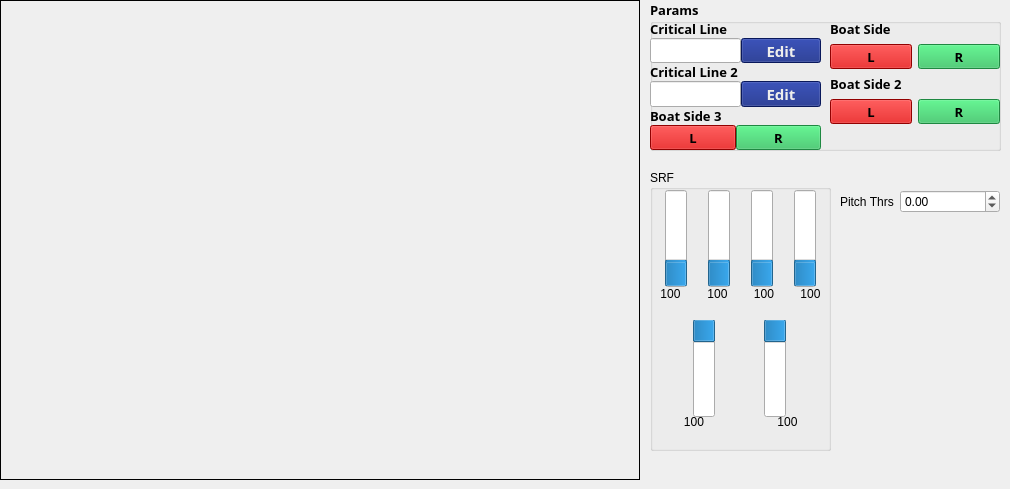
      <widget class="QWidget" name="tab_2">
       <attribute name="title">
        <string>View</string>
       </attribute>
       <widget class="QGroupBox" name="groupBox_4">
        <property name="geometry">
         <rect>
          <x>650</x>
          <y>0</y>
          <width>351</width>
          <height>151</height>
         </rect>
        </property>
        <property name="font">
         <font>
          <family>Ubuntu Condensed</family>
          <pointsize>10</pointsize>
          <weight>75</weight>
          <bold>true</bold>
         </font>
        </property>
        <property name="title">
         <string>Params</string>
        </property>
        <widget class="QWidget" name="verticalLayoutWidget_3">
         <property name="geometry">
          <rect>
           <x>0</x>
           <y>20</y>
           <width>171</width>
           <height>130</height>
          </rect>
         </property>
         <layout class="QVBoxLayout" name="verticalLayout_4">
          <property name="spacing">
           <number>0</number>
          </property>
          <item>
           <widget class="QLabel" name="label_22">
            <property name="font">
             <font>
              <pointsize>10</pointsize>
             </font>
            </property>
            <property name="text">
             <string>Critical Line</string>
            </property>
           </widget>
          </item>
          <item>
           <layout class="QGridLayout" name="gridLayout_4">
            <item row="0" column="1">
             <widget class="QPushButton" name="buttonCritLine">
              <property name="font">
               <font>
                <pointsize>11</pointsize>
               </font>
              </property>
              <property name="styleSheet">
               <string notr="true">:enabled{
background-color: rgb(12, 33, 128);
color:rgb(238, 238, 236);
}</string>
              </property>
              <property name="text">
               <string>Edit</string>
              </property>
             </widget>
            </item>
            <item row="0" column="0">
             <widget class="QLineEdit" name="critLine">
              <property name="font">
               <font>
                <pointsize>11</pointsize>
               </font>
              </property>
             </widget>
            </item>
           </layout>
          </item>
          <item>
           <widget class="QLabel" name="label_26">
            <property name="font">
             <font>
              <pointsize>10</pointsize>
             </font>
            </property>
            <property name="text">
             <string>Critical Line 2</string>
            </property>
           </widget>
          </item>
          <item>
           <layout class="QGridLayout" name="gridLayout_5">
            <item row="0" column="1">
             <widget class="QPushButton" name="buttonCritLine2">
              <property name="font">
               <font>
                <pointsize>11</pointsize>
               </font>
              </property>
              <property name="styleSheet">
               <string notr="true">:enabled{
background-color: rgb(12, 33, 128);
color:rgb(238, 238, 236);
}</string>
              </property>
              <property name="text">
               <string>Edit</string>
              </property>
             </widget>
            </item>
            <item row="0" column="0">
             <widget class="QLineEdit" name="critLine2">
              <property name="font">
               <font>
                <pointsize>11</pointsize>
               </font>
              </property>
             </widget>
            </item>
           </layout>
          </item>
          <item>
           <widget class="QLabel" name="label_29">
            <property name="font">
             <font>
              <pointsize>10</pointsize>
             </font>
            </property>
            <property name="text">
             <string>Boat Side 3</string>
            </property>
           </widget>
          </item>
          <item>
           <layout class="QHBoxLayout" name="horizontalLayout_4">
            <item>
             <widget class="QPushButton" name="buttonLeftBoat_3">
              <property name="font">
               <font>
                <pointsize>10</pointsize>
               </font>
              </property>
              <property name="styleSheet">
               <string notr="true">:enabled{
background-color: rgb(204, 0, 0);
}</string>
              </property>
              <property name="text">
               <string>L</string>
              </property>
             </widget>
            </item>
            <item>
             <widget class="QPushButton" name="buttonRightBoat_3">
              <property name="font">
               <font>
                <pointsize>10</pointsize>
               </font>
              </property>
              <property name="styleSheet">
               <string notr="true">:enabled{
background-color: rgb(42, 191, 91)
}</string>
              </property>
              <property name="text">
               <string>R</string>
              </property>
             </widget>
            </item>
           </layout>
          </item>
         </layout>
        </widget>
        <widget class="QWidget" name="verticalLayoutWidget">
         <property name="geometry">
          <rect>
           <x>180</x>
           <y>20</y>
           <width>170</width>
           <height>104</height>
          </rect>
         </property>
         <layout class="QVBoxLayout" name="verticalLayout_2">
          <item>
           <widget class="QLabel" name="label_27">
            <property name="font">
             <font>
              <pointsize>10</pointsize>
             </font>
            </property>
            <property name="text">
             <string>Boat Side</string>
            </property>
           </widget>
          </item>
          <item>
           <layout class="QHBoxLayout" name="horizontalLayout_2">
            <item>
             <widget class="QPushButton" name="buttonLeftBoat">
              <property name="font">
               <font>
                <pointsize>10</pointsize>
               </font>
              </property>
              <property name="styleSheet">
               <string notr="true">:enabled{
background-color: rgb(204, 0, 0);
}</string>
              </property>
              <property name="text">
               <string>L</string>
              </property>
             </widget>
            </item>
            <item>
             <widget class="QPushButton" name="buttonRightBoat">
              <property name="font">
               <font>
                <pointsize>10</pointsize>
               </font>
              </property>
              <property name="styleSheet">
               <string notr="true">:enabled{
background-color: rgb(42, 191, 91)
}</string>
              </property>
              <property name="text">
               <string>R</string>
              </property>
             </widget>
            </item>
           </layout>
          </item>
          <item>
           <widget class="QLabel" name="label_28">
            <property name="font">
             <font>
              <pointsize>10</pointsize>
             </font>
            </property>
            <property name="text">
             <string>Boat Side 2</string>
            </property>
           </widget>
          </item>
          <item>
           <layout class="QHBoxLayout" name="horizontalLayout_3">
            <item>
             <widget class="QPushButton" name="buttonLeftBoat_2">
              <property name="font">
               <font>
                <pointsize>10</pointsize>
               </font>
              </property>
              <property name="styleSheet">
               <string notr="true">:enabled{
background-color: rgb(204, 0, 0);
}</string>
              </property>
              <property name="text">
               <string>L</string>
              </property>
             </widget>
            </item>
            <item>
             <widget class="QPushButton" name="buttonRightBoat_2">
              <property name="font">
               <font>
                <pointsize>10</pointsize>
               </font>
              </property>
              <property name="styleSheet">
               <string notr="true">:enabled{
background-color: rgb(42, 191, 91)
}</string>
              </property>
              <property name="text">
               <string>R</string>
              </property>
             </widget>
            </item>
           </layout>
          </item>
         </layout>
        </widget>
       </widget>
       <widget class="QGroupBox" name="groupBox_SRF">
        <property name="geometry">
         <rect>
          <x>650</x>
          <y>170</y>
          <width>181</width>
          <height>281</height>
         </rect>
        </property>
        <property name="title">
         <string>SRF</string>
        </property>
        <widget class="QWidget" name="horizontalLayoutWidget">
         <property name="geometry">
          <rect>
           <x>0</x>
           <y>20</y>
           <width>181</width>
           <height>97</height>
          </rect>
         </property>
         <layout class="QHBoxLayout" name="horizontalLayout">
          <item>
           <widget class="QProgressBar" name="srf1_progressBar">
            <property name="value">
             <number>24</number>
            </property>
            <property name="orientation">
             <enum>Qt::Vertical</enum>
            </property>
           </widget>
          </item>
          <item>
           <widget class="QProgressBar" name="srf2_progressBar">
            <property name="value">
             <number>24</number>
            </property>
            <property name="orientation">
             <enum>Qt::Vertical</enum>
            </property>
           </widget>
          </item>
          <item>
           <widget class="QProgressBar" name="srf3_progressBar">
            <property name="value">
             <number>24</number>
            </property>
            <property name="orientation">
             <enum>Qt::Vertical</enum>
            </property>
           </widget>
          </item>
          <item>
           <widget class="QProgressBar" name="srf4_progressBar">
            <property name="value">
             <number>24</number>
            </property>
            <property name="orientation">
             <enum>Qt::Vertical</enum>
            </property>
           </widget>
          </item>
         </layout>
        </widget>
        <widget class="QWidget" name="horizontalLayoutWidget_2">
         <property name="geometry">
          <rect>
           <x>0</x>
           <y>150</y>
           <width>181</width>
           <height>97</height>
          </rect>
         </property>
         <layout class="QHBoxLayout" name="horizontalLayout_5">
          <item>
           <widget class="QProgressBar" name="srf5_progressBar">
            <property name="value">
             <number>24</number>
            </property>
            <property name="orientation">
             <enum>Qt::Vertical</enum>
            </property>
            <property name="invertedAppearance">
             <bool>true</bool>
            </property>
           </widget>
          </item>
          <item>
           <widget class="QProgressBar" name="srf6_progressBar">
            <property name="value">
             <number>24</number>
            </property>
            <property name="orientation">
             <enum>Qt::Vertical</enum>
            </property>
            <property name="invertedAppearance">
             <bool>true</bool>
            </property>
           </widget>
          </item>
         </layout>
        </widget>
        <widget class="QWidget" name="horizontalLayoutWidget_3">
         <property name="geometry">
          <rect>
           <x>0</x>
           <y>117</y>
           <width>181</width>
           <height>31</height>
          </rect>
         </property>
         <layout class="QHBoxLayout" name="horizontalLayout_6">
          <item>
           <widget class="QLabel" name="srf1_label">
            <property name="text">
             <string>100</string>
            </property>
            <property name="alignment">
             <set>Qt::AlignHCenter|Qt::AlignTop</set>
            </property>
           </widget>
          </item>
          <item>
           <widget class="QLabel" name="srf2_label">
            <property name="text">
             <string>100</string>
            </property>
            <property name="alignment">
             <set>Qt::AlignHCenter|Qt::AlignTop</set>
            </property>
           </widget>
          </item>
          <item>
           <widget class="QLabel" name="srf3_label">
            <property name="text">
             <string>100</string>
            </property>
            <property name="alignment">
             <set>Qt::AlignHCenter|Qt::AlignTop</set>
            </property>
           </widget>
          </item>
          <item>
           <widget class="QLabel" name="srf4_label">
            <property name="text">
             <string>100</string>
            </property>
            <property name="alignment">
             <set>Qt::AlignHCenter|Qt::AlignTop</set>
            </property>
           </widget>
          </item>
         </layout>
        </widget>
        <widget class="QWidget" name="horizontalLayoutWidget_4">
         <property name="geometry">
          <rect>
           <x>0</x>
           <y>245</y>
           <width>181</width>
           <height>21</height>
          </rect>
         </property>
         <layout class="QHBoxLayout" name="horizontalLayout_7">
          <item>
           <widget class="QLabel" name="srf5_label">
            <property name="text">
             <string>100</string>
            </property>
            <property name="alignment">
             <set>Qt::AlignHCenter|Qt::AlignTop</set>
            </property>
           </widget>
          </item>
          <item>
           <widget class="QLabel" name="srf6_label">
            <property name="text">
             <string>100</string>
            </property>
            <property name="alignment">
             <set>Qt::AlignHCenter|Qt::AlignTop</set>
            </property>
           </widget>
          </item>
         </layout>
        </widget>
       </widget>
       <widget class="ImageLabel" name="camera" native="true">
        <property name="geometry">
         <rect>
          <x>0</x>
          <y>0</y>
          <width>640</width>
          <height>480</height>
         </rect>
        </property>
        <property name="styleSheet">
         <string notr="true">border: 1px solid black</string>
        </property>
       </widget>
       <widget class="QWidget" name="formLayoutWidget_2">
        <property name="geometry">
         <rect>
          <x>840</x>
          <y>190</y>
          <width>160</width>
          <height>121</height>
         </rect>
        </property>
        <layout class="QFormLayout" name="formLayout_8">
         <item row="0" column="0">
          <widget class="QLabel" name="label_7">
           <property name="text">
            <string>Pitch Thrs</string>
           </property>
          </widget>
         </item>
         <item row="0" column="1">
          <widget class="QDoubleSpinBox" name="pitch_threshold_doubleSpinBox">
           <property name="minimum">
            <double>-300.000000000000000</double>
           </property>
           <property name="maximum">
            <double>300.000000000000000</double>
           </property>
           <property name="singleStep">
            <double>5.000000000000000</double>
           </property>
          </widget>
         </item>
        </layout>
       </widget>
      </widget>
